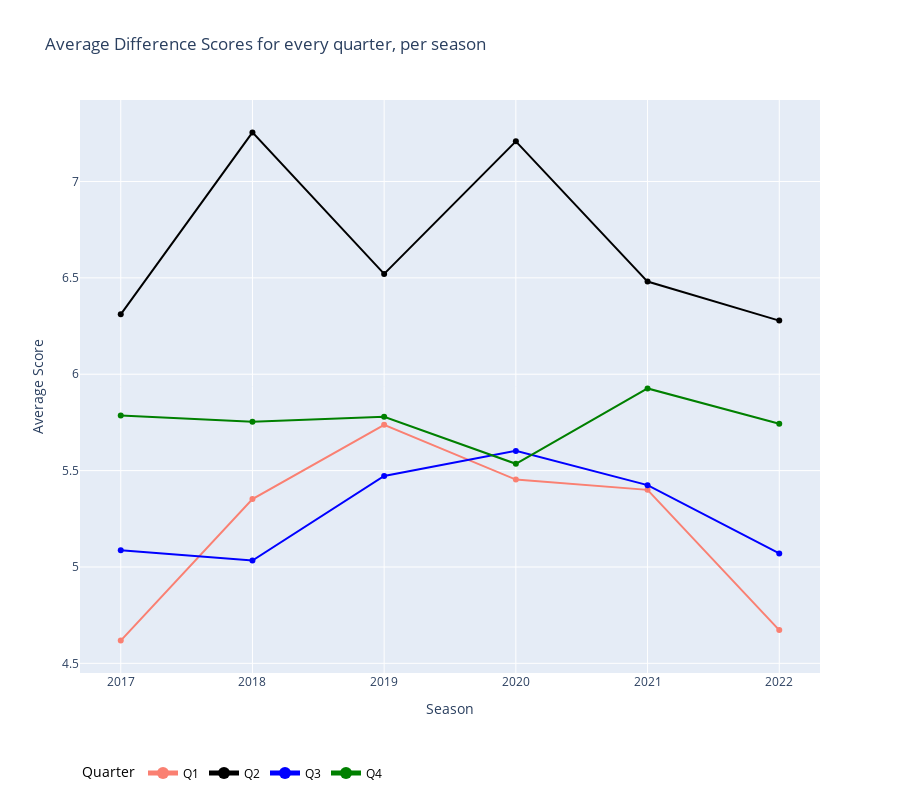

Notebook code cell kept with this figure:
### Markdown cell above
An interesting observation is that both home and away teams tend to have higher-scoring quarters in the 2nd and 4th quarters, while the 1st and 3rd quarters typically have lower-scoring drives. This pattern is consistent across teams and throughout the analyzed period.

The results before 2020 seem to be consistent with the results after covid, however we do see a slight increase from 2019 to 2020 for the scoring metric above.

### Code cell
fig = go.Figure()

q1 = df.groupby('season')['Q1_diff'].mean().reset_index()
q2 = df.groupby('season')['Q2_diff'].mean().reset_index()
q3 = df.groupby('season')['Q3_diff'].mean().reset_index()
q4 = df.groupby('season')['Q4_diff'].mean().reset_index()

fig.add_trace(go.Scatter(x=q1['season'], y=q1['Q1_diff'], name='Q1', line=dict(color='salmon')))
fig.add_trace(go.Scatter(x=q2['season'], y=q2['Q2_diff'], name='Q2', line=dict(color='black')))
fig.add_trace(go.Scatter(x=q3['season'], y=q3['Q3_diff'], name='Q3', line=dict(color='blue')))
fig.add_trace(go.Scatter(x=q4['season'], y=q4['Q4_diff'], name='Q4', line=dict(color='green')))

fig.update_layout(
    height = 800,
    title='Average Difference Scores for every quarter, per season',
    xaxis_title='Season',
    yaxis_title='Average Score',
    legend=dict(
        title='Quarter',
        orientation='h',
        yanchor='bottom',
        y=-0.2,
        font=dict(
            size=12,
            color='black'
        ),
        itemsizing='constant'
    )
)

fig.show()

### Figure 1 — Plotly figure (JSON) as saved in the notebook; plotly's stock layout.template omitted (floating-point values rounded to 4 significant figures)
{"data": [{"line": {"color": "salmon"}, "name": "Q1", "type": "scatter", "x": [2017, 2018, 2019, 2020, 2021, 2022], "y": [4.618, 5.352, 5.738, 5.454, 5.4, 4.673]}, {"line": {"color": "black"}, "name": "Q2", "type": "scatter", "x": [2017, 2018, 2019, 2020, 2021, 2022], "y": [6.311, 7.255, 6.521, 7.208, 6.481, 6.278]}, {"line": {"color": "blue"}, "name": "Q3", "type": "scatter", "x": [2017, 2018, 2019, 2020, 2021, 2022], "y": [5.086, 5.034, 5.472, 5.602, 5.425, 5.07]}, {"line": {"color": "green"}, "name": "Q4", "type": "scatter", "x": [2017, 2018, 2019, 2020, 2021, 2022], "y": [5.787, 5.753, 5.779, 5.535, 5.926, 5.743]}], "layout": {"height": 800, "legend": {"font": {"color": "black", "size": 12}, "itemsizing": "constant", "orientation": "h", "title": {"text": "Quarter"}, "y": -0.2, "yanchor": "bottom"}, "title": {"text": "Average Difference Scores for every quarter, per season"}, "xaxis": {"title": {"text": "Season"}}, "yaxis": {"title": {"text": "Average Score"}}}}
